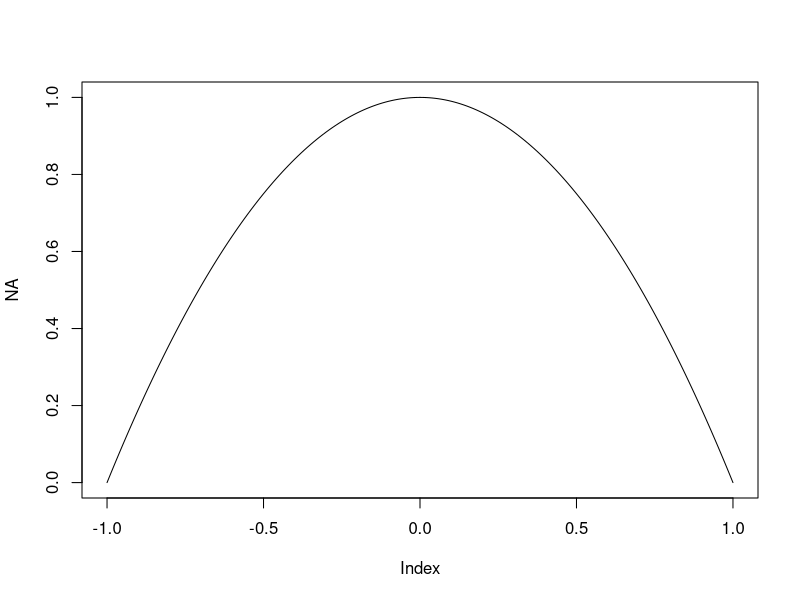
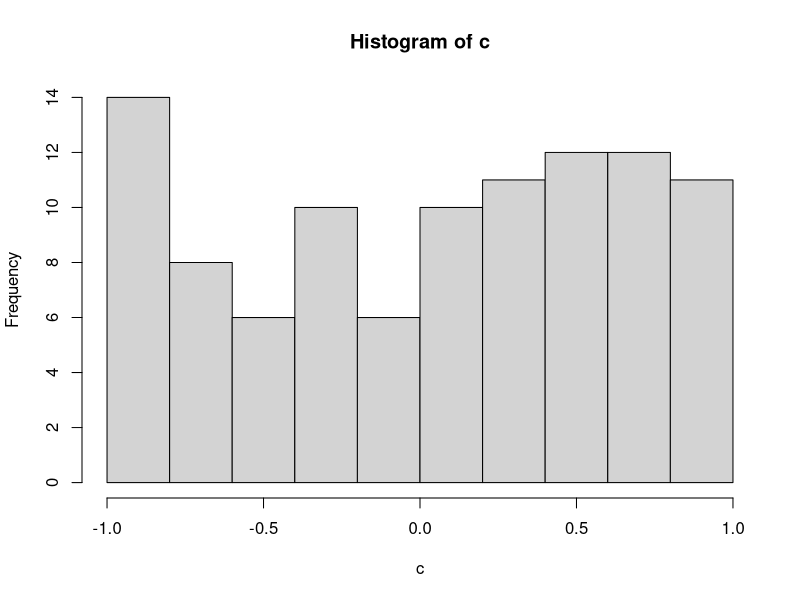
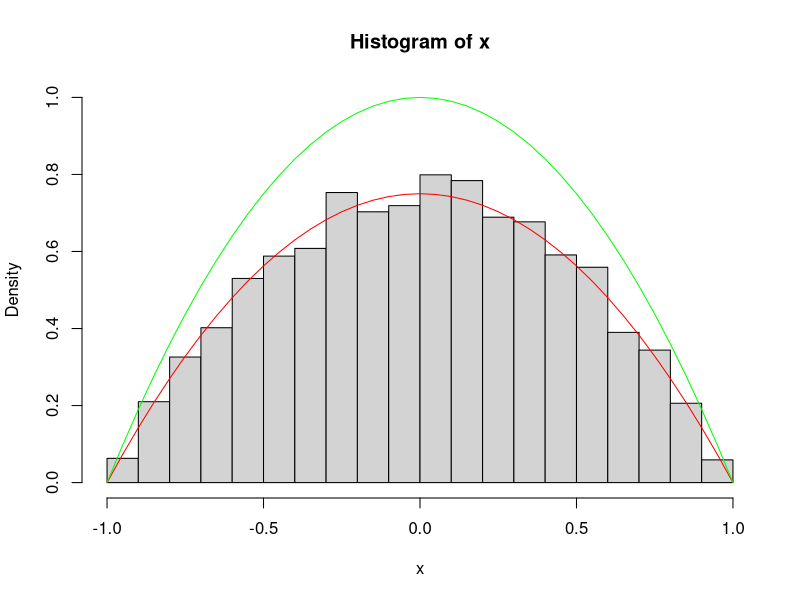

The R script that drew these images, in order:
## ---- chunk 1
knitr::opts_chunk$set(echo = TRUE)
## ---- chunk 2

I_func <- function(x) {
  return(1 - sum(x**2))
}

g <- function(x) {
  return(2**(-length(x)))
}

RNG <- function(N=1) {
  return(runif(N, min=-1, max=+1))
}

a <- seq(from=-1, to=1, by=0.01)
b <- rep(0, times=length(a))
for (i in c(1:length(a))) {
  b[i] <- I_func(a[i])
}

plot(NA, ylim=c(0,1), xlim=c(-1,1))
lines(a,b)

c <- RNG(N=100)
hist(c)

## ---- chunk 3
N <- 1000000
x <- RNG(N)
y <- rep(0, N)

for (i in c(1:N)) {
  y[i] <- I_func(x[i]) / g(x[i])
}

res <- mean(y)
var <- var(y)

print(res)
print(sqrt(var)/sqrt(N))
## ---- chunk 4
N <- 10000
x <- RNG(N)
p <- runif(N)

y <- rep(0, N)
y[i] <- I_func(x[1])

for (i in c(2:N)) {
  if (p[i] > I_func(x[i])/I_func(x[i-1])) {
    x[i] <- x[i-1]
    y[i] <- y[i-1]
  } else {
    y[i] <- I_func(x[i])
  }
}

hist(x, freq = FALSE, ylim=c(0,1))
lines(seq(-1,+1,by=0.05),(1-seq(-1,+1,by=0.05)**2)*3/4, col='red')
lines(seq(-1,+1,by=0.05),(1-seq(-1,+1,by=0.05)**2), col='green')
